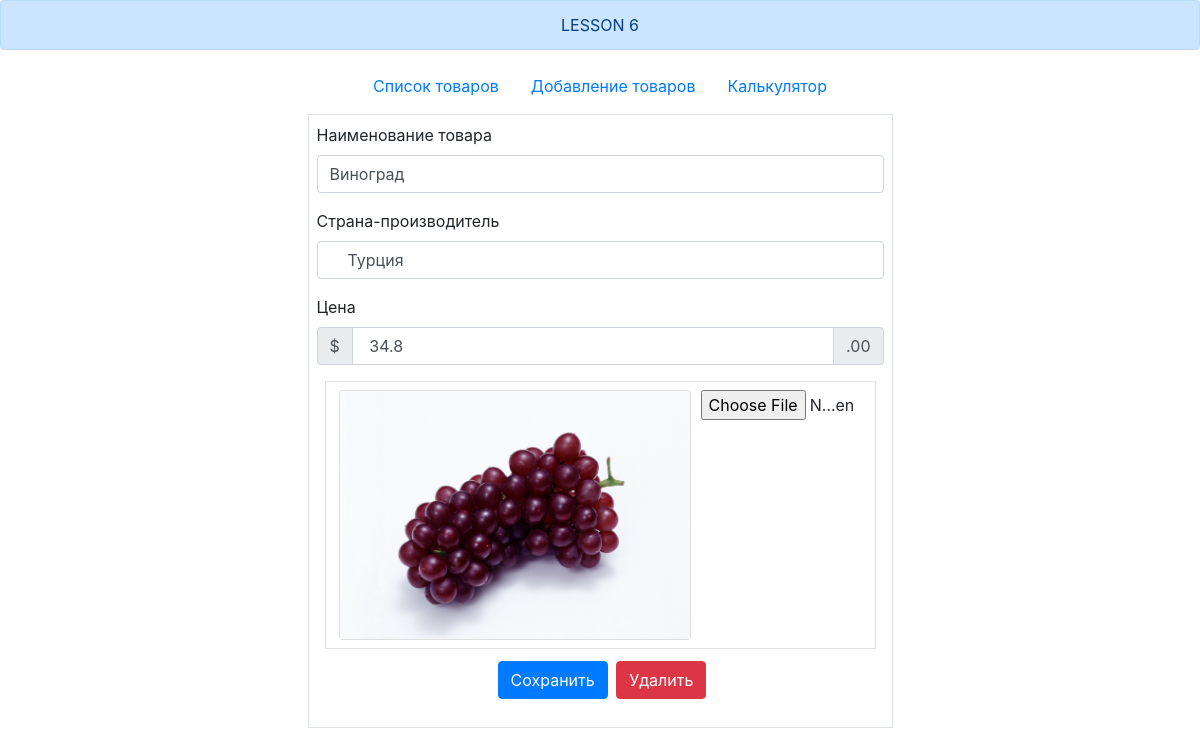
The app's page /card.php?id=1 with its own data.
### tables this page shows
CREATE TABLE IF NOT EXISTS `goods` (
  `id` int(11) NOT NULL AUTO_INCREMENT,
  `name` varchar(255) NOT NULL,
  `country` varchar(255) NOT NULL,
  `price` float NOT NULL,
  `img` varchar(255) NOT NULL,
  PRIMARY KEY (`id`),
  UNIQUE KEY `img` (`img`),
  KEY `name` (`name`),
  KEY `country` (`country`)
);

### engine/models.php (called while the page is built, shortened)
<?php
function getGoodByID($id){
  global $db;
  $res = mysqli_query($db,'SELECT * FROM `goods` WHERE `id` = '.$id);
  return mysqli_fetch_assoc($res);
};

### public/goodForm.php (the view)
<form class= "border p-2" method="post" action = "edit.php<?=$ifID;?>" enctype="multipart/form-data">
  <div class="form-group">
    <label for="goodName">Наименование товара</label>
    <input type="text" class="form-control" id="goodName" name = "name" value="<?= $good['name'];?>">
  </div>
  <div class="form-group">
    <label for="goodCountry">Страна-производитель</label>
    <input type="text" class="form-control" id="goodCountry" name = "country" value=" <?= $good['country'];?>" >
  </div>
  <label for="goodPrice">Цена</label>
  <div class="input-group mb-3">
    <div class="input-group-prepend">
      <span class="input-group-text">$</span>
    </div>
    <input type="text" id="goodPrice" class="form-control" name = "price" value = " <?= $good['price'];?>" aria-label="Amount (to the nearest dollar)">
    <div class="input-group-append">
      <span class="input-group-text">.00</span>
    </div>
  </div>
  <div class="form-row m-2 border p-2">
    <div class="col">
      <div class="card mx-auto" style="width: 22rem;">
        <img class="card-img-top" src=" <?= $good['img'];?>" alt="...">
      </div>
    </div>
    <div class="col">
      <div class="form-group text-center">
        <input type="file" class="form-control-file" id="imgFile" name = "img">
      </div>
    </div>
  </div>
  <div class="form-group text-center">
    <button type="submit" class="btn btn-primary m-1">Сохранить</button>
    <a href="/delete.php?id=<?= $good['id'];?>" class="btn btn-danger " role="button" aria-pressed="true">Удалить</a>
  </div>
</form>

### public/card.php (shortened to what this page needs)
<?php
require_once '../engine/models.php';
if ($_GET){
  $id = (int)(isset($_GET['id']) ? $_GET['id'] : 0);
  $ifID ='';
    if($id) {
      $ifID = '?id='.(int)$_GET['id'];
    };
  $good = getGoodByID($id);
};
?>
<!DOCTYPE html>
<html>
  <head>
    <link rel="stylesheet" href="https://maxcdn.bootstrapcdn.com/bootstrap/4.0.0/css/bootstrap.min.css">
    <link href="packages/open-iconic-master/font/css/open-iconic-bootstrap.css" rel="stylesheet">
    <link rel="stylesheet" href="css/styles.css">
  </head>
  <body>
    <div class="alert alert-primary text-center" role="alert">LESSON 6</div>
    <?php require_once 'nav.php'; ?>
    <div class="row">
      <div class="col-sm-3 col-xs-2 "></div>
      <div class="col-sm-6 col-xs-8 ">
        <?php require_once 'goodForm.php'; ?>
      </div>
      <div class="col-sm-3 col-xs-2 "></div>
    </div>
  </body>
</html>

### public/nav.php
<ul class="nav nav-pills justify-content-center m-2">
  <li class="nav-item">
    <a class="nav-link" href="index.php">Список товаров</a>
  </li>
  <li class="nav-item">
    <a class="nav-link" href="card.php">Добавление товаров</a>
  </li>
  <li class="nav-item">
    <a class="nav-link" href="calc.php">Калькулятор</a>
  </li>
</ul>

### records on screen
goods: name "Виноград", country "Турция", price "34.8", img (picture)
